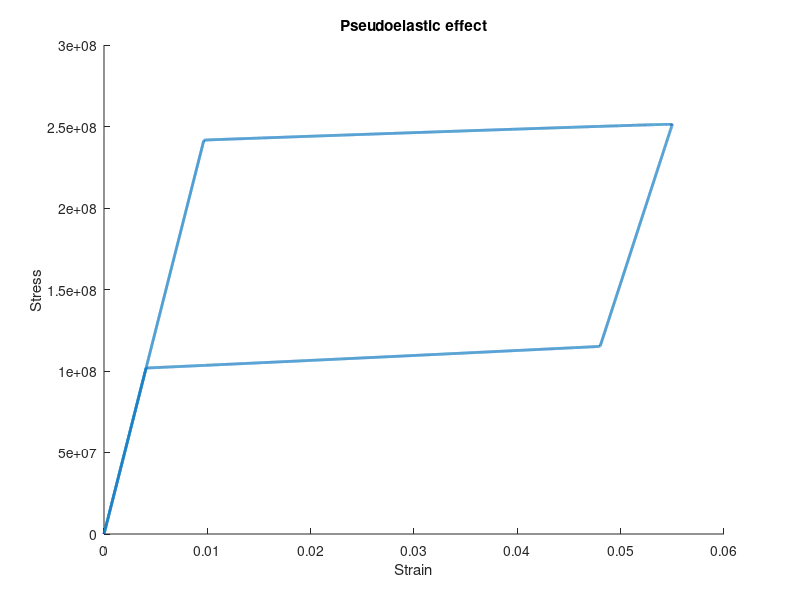

This chart was generated by the following MATLAB code:


clear;


% material parameters

Ea = 25e9;   % young's modulus
Em = 19.4e9; % unit Pa

k = 6.8e6; 
SNL = 0.043; % transformation strain
ds0 = k * SNL; % unit Pa/K

% transformation temperature 
Mf = 261; Ms = 262.5; As = 281; Af = 283;
du0 = (Ms + Mf + As + Af) / 4 * ds0;
w = (Ms - Mf + Af - As) / 4 * ds0;
c = 3.2e6; % heat capacity (Pa/K)
alpha = 11e-6; % expansion coefficient (/K)


mu = 1.0e3; 



N = 1; 

dt = 0.0001;
t = 0 : dt : 2 * N;


% maximum strain
SN0 = 0.055; 
SN = SN0 / 2 * (1 - cos(pi * t));


len = length(SN);

% xi is the martensite phase fraction
xi = zeros(1, len); 
ximin = xi(1); ximax = xi(1);

% T0 is the initial temperature of the sample
T0 = 298; 
T = ones(1, len) * T0;

% SS is stress
SS = zeros(1, len); 

% beta is the controllable driving force
beta = ones(1, 1) * (SS(1) * SNL - T(1) * ds0); 



for i = 1:length(SN) - 1

    % Assume elastic deformation

    xi(i + 1) = xi(i);

    T(i + 1) = (-alpha / c * T(i) / (xi(i + 1) / Em + (1 - xi(i + 1)) / Ea) * (SN(i + 1) - SN(i)) - mu * (T(i) - T0) * dt) ...
        / (1 - alpha^2 / c * T(i) / (xi(i + 1) / Em + (1 - xi(i + 1)) / Ea)) + T(i);

    SS(i + 1) = (SN(i + 1) - xi(i + 1) * SNL - alpha * (T(i + 1) - T0)) / (xi(i + 1) / Em + (1 - xi(i + 1)) / Ea);

    beta(i + 1) = SS(i + 1) * SNL - T(i + 1) * ds0;

   
    if beta(i + 1) > beta(i)

        if beta(i + 1) >= ximin * (Ms - Mf) * ds0 - Ms * ds0 && beta(i) <- Mf * ds0

            while 1 
                xirecord = xi(i + 1); 
                SSrecord = SS(i + 1);

                
                xi(i + 1) = (SN(i + 1) - SS(i + 1) * (xi(i + 1) / Em + (1 - xi(i + 1)) / Ea) - alpha * (T(i + 1) - T0)) / SNL;

                SS(i + 1) = (xi(i + 1) * (Ms - Mf) * ds0 - (Ms - T(i + 1)) * ds0) / SNL;

                T(i + 1) = -alpha / c * T(i) * (SS(i + 1) - SS(i)) + (SS(i + 1) * SNL + du0 - w * (2 * xi(i + 1) - 1)) / c * (xi(i + 1) - xi(i)) - mu * (T(i) - T0) * dt + T(i);

                if abs(xirecord - xi(i + 1)) < 1e-10 && abs((SSrecord - SS(i + 1)) / SS(i + 1)) < 1e-10
                    break
                end

            end

            beta(i + 1) = SS(i + 1) * SNL - T(i + 1) * ds0;
            ximax = xi(i + 1);
        end

    else

        if beta(i) >- Af * ds0 && beta(i + 1) <= ximax * (Af - As) * ds0 - Af * ds0

            while 1 
                xirecord = xi(i + 1); SSrecord = SS(i + 1);

                xi(i + 1) = (SN(i + 1) - SS(i + 1) * (xi(i + 1) / Em + (1 - xi(i + 1)) / Ea) - alpha * (T(i + 1) - T0)) / SNL;

                SS(i + 1) = (xi(i + 1) * (Af - As) * ds0 - (Af - T(i + 1)) * ds0) / SNL;

                T(i + 1) = -alpha / c * T(i) * (SS(i + 1) - SS(i)) + (SS(i + 1) * SNL + du0 - w * (2 * xi(i + 1) - 1)) / c * (xi(i + 1) - xi(i)) - mu * (T(i) - T0) * dt + T(i);

                if abs(xirecord - xi(i + 1)) < 1e-10 && abs((SSrecord - SS(i + 1)) / SS(i + 1)) < 1e-10
                    break
                end

            end

            beta(i + 1) = SS(i + 1) * SNL - T(i + 1) * ds0;
            ximin = xi(i + 1);
        end

    end

end


% plot %

%%
figure
hold on
plot(SN, SS, '-', 'LineWidth', 2)
title('Pseudoelastic effect')
xlabel('Strain')
ylabel('Stress')